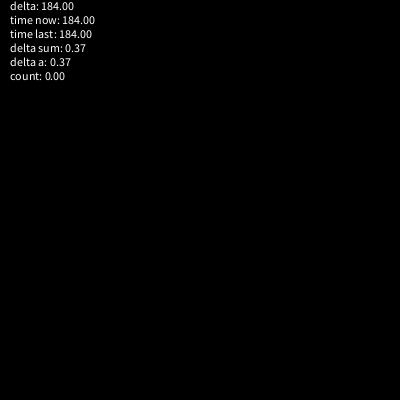
Frame 1 (no input)
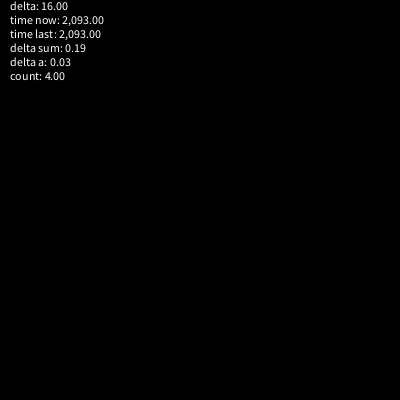
Frame 60 (the mouse pressed at the canvas centre just before this capture)
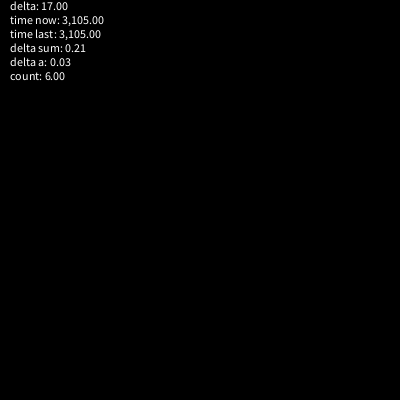
Frame 120 (the mouse held since frame 60 and released just before this capture)

The Processing sketch that drew these frames (run headless with seeded random() and noise(); from frame 60 on, the mouse is pressed at the canvas centre):

// Processing sketch: counter
// ── counter.pde
float ups = 2;
float time_now = 0;
float time_last = 0;
float delta = 0;
float delta_a = 0;
float delta_sum = 0;
int count = 0;


void setup() {
  size(400,400);
}

void draw() {
  background(0);
  fill(255);
  time_now = millis();
  
  delta = time_now - time_last;
  time_last = time_now;
  String output = "delta: " + nfc(delta, 2);
  output = addString(output, "time now", time_now);
  output = addString(output, "time last", time_last);
  
  
  delta_a = (delta / 1000.0) * ups;
  delta_sum += delta_a;
  if (delta_sum > 1) {
    delta_sum -= 1;
    count += 1;
  }
  
  output = addString(output, "delta sum", delta_sum);
  output = addString(output, "delta a", delta_a);
  output = addString(output, "count", count);
  
  text(output, 10, 10);
  
}

String addString(String append, String name, float v) {
  return addString(append, name, nfc(v,2));
}

String addString(String append, String name, String val) {
  return append + "\n" + name + ": " + val;
}
